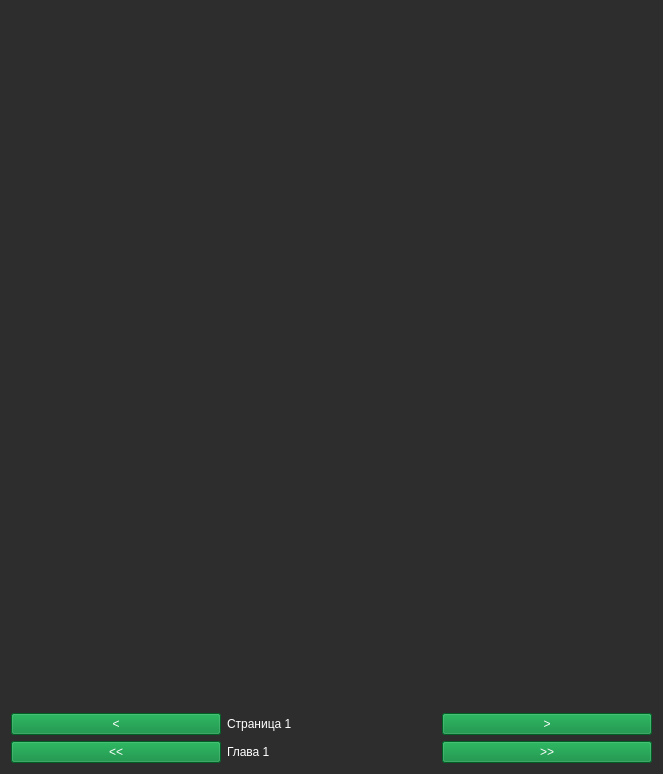
<?xml version="1.0" encoding="UTF-8"?>
<ui version="4.0">
 <class>Dialog</class>
 <widget class="QDialog" name="Dialog">
  <property name="geometry">
   <rect>
    <x>0</x>
    <y>0</y>
    <width>663</width>
    <height>774</height>
   </rect>
  </property>
  <property name="palette">
   <palette>
    <active>
     <colorrole role="WindowText">
      <brush brushstyle="SolidPattern">
       <color alpha="255">
        <red>255</red>
        <green>255</green>
        <blue>255</blue>
       </color>
      </brush>
     </colorrole>
     <colorrole role="Button">
      <brush brushstyle="SolidPattern">
       <color alpha="255">
        <red>45</red>
        <green>45</green>
        <blue>45</blue>
       </color>
      </brush>
     </colorrole>
     <colorrole role="Light">
      <brush brushstyle="SolidPattern">
       <color alpha="255">
        <red>45</red>
        <green>45</green>
        <blue>45</blue>
       </color>
      </brush>
     </colorrole>
     <colorrole role="Midlight">
      <brush brushstyle="SolidPattern">
       <color alpha="255">
        <red>45</red>
        <green>45</green>
        <blue>45</blue>
       </color>
      </brush>
     </colorrole>
     <colorrole role="Dark">
      <brush brushstyle="SolidPattern">
       <color alpha="255">
        <red>45</red>
        <green>45</green>
        <blue>45</blue>
       </color>
      </brush>
     </colorrole>
     <colorrole role="Mid">
      <brush brushstyle="SolidPattern">
       <color alpha="255">
        <red>45</red>
        <green>45</green>
        <blue>45</blue>
       </color>
      </brush>
     </colorrole>
     <colorrole role="Text">
      <brush brushstyle="SolidPattern">
       <color alpha="255">
        <red>255</red>
        <green>255</green>
        <blue>255</blue>
       </color>
      </brush>
     </colorrole>
     <colorrole role="ButtonText">
      <brush brushstyle="SolidPattern">
       <color alpha="255">
        <red>255</red>
        <green>255</green>
        <blue>255</blue>
       </color>
      </brush>
     </colorrole>
     <colorrole role="Base">
      <brush brushstyle="SolidPattern">
       <color alpha="255">
        <red>45</red>
        <green>45</green>
        <blue>45</blue>
       </color>
      </brush>
     </colorrole>
     <colorrole role="Window">
      <brush brushstyle="SolidPattern">
       <color alpha="255">
        <red>45</red>
        <green>45</green>
        <blue>45</blue>
       </color>
      </brush>
     </colorrole>
     <colorrole role="Shadow">
      <brush brushstyle="SolidPattern">
       <color alpha="255">
        <red>45</red>
        <green>45</green>
        <blue>45</blue>
       </color>
      </brush>
     </colorrole>
     <colorrole role="Highlight">
      <brush brushstyle="SolidPattern">
       <color alpha="255">
        <red>0</red>
        <green>133</green>
        <blue>62</blue>
       </color>
      </brush>
     </colorrole>
     <colorrole role="AlternateBase">
      <brush brushstyle="SolidPattern">
       <color alpha="255">
        <red>45</red>
        <green>45</green>
        <blue>45</blue>
       </color>
      </brush>
     </colorrole>
     <colorrole role="ToolTipBase">
      <brush brushstyle="SolidPattern">
       <color alpha="255">
        <red>45</red>
        <green>45</green>
        <blue>45</blue>
       </color>
      </brush>
     </colorrole>
     <colorrole role="ToolTipText">
      <brush brushstyle="SolidPattern">
       <color alpha="255">
        <red>236</red>
        <green>240</green>
        <blue>241</blue>
       </color>
      </brush>
     </colorrole>
    </active>
    <inactive>
     <colorrole role="WindowText">
      <brush brushstyle="SolidPattern">
       <color alpha="255">
        <red>255</red>
        <green>255</green>
        <blue>255</blue>
       </color>
      </brush>
     </colorrole>
     <colorrole role="Button">
      <brush brushstyle="SolidPattern">
       <color alpha="255">
        <red>45</red>
        <green>45</green>
        <blue>45</blue>
       </color>
      </brush>
     </colorrole>
     <colorrole role="Light">
      <brush brushstyle="SolidPattern">
       <color alpha="255">
        <red>45</red>
        <green>45</green>
        <blue>45</blue>
       </color>
      </brush>
     </colorrole>
     <colorrole role="Midlight">
      <brush brushstyle="SolidPattern">
       <color alpha="255">
        <red>45</red>
        <green>45</green>
        <blue>45</blue>
       </color>
      </brush>
     </colorrole>
     <colorrole role="Dark">
      <brush brushstyle="SolidPattern">
       <color alpha="255">
        <red>45</red>
        <green>45</green>
        <blue>45</blue>
       </color>
      </brush>
     </colorrole>
     <colorrole role="Mid">
      <brush brushstyle="SolidPattern">
       <color alpha="255">
        <red>45</red>
        <green>45</green>
        <blue>45</blue>
       </color>
      </brush>
     </colorrole>
     <colorrole role="Text">
      <brush brushstyle="SolidPattern">
       <color alpha="255">
        <red>255</red>
        <green>255</green>
        <blue>255</blue>
       </color>
      </brush>
     </colorrole>
     <colorrole role="ButtonText">
      <brush brushstyle="SolidPattern">
       <color alpha="255">
        <red>255</red>
        <green>255</green>
        <blue>255</blue>
       </color>
      </brush>
     </colorrole>
     <colorrole role="Base">
      <brush brushstyle="SolidPattern">
       <color alpha="255">
        <red>45</red>
        <green>45</green>
        <blue>45</blue>
       </color>
      </brush>
     </colorrole>
     <colorrole role="Window">
      <brush brushstyle="SolidPattern">
       <color alpha="255">
        <red>45</red>
        <green>45</green>
        <blue>45</blue>
       </color>
      </brush>
     </colorrole>
     <colorrole role="Shadow">
      <brush brushstyle="SolidPattern">
       <color alpha="255">
        <red>45</red>
        <green>45</green>
        <blue>45</blue>
       </color>
      </brush>
     </colorrole>
     <colorrole role="Highlight">
      <brush brushstyle="SolidPattern">
       <color alpha="255">
        <red>0</red>
        <green>133</green>
        <blue>62</blue>
       </color>
      </brush>
     </colorrole>
     <colorrole role="AlternateBase">
      <brush brushstyle="SolidPattern">
       <color alpha="255">
        <red>45</red>
        <green>45</green>
        <blue>45</blue>
       </color>
      </brush>
     </colorrole>
     <colorrole role="ToolTipBase">
      <brush brushstyle="SolidPattern">
       <color alpha="255">
        <red>45</red>
        <green>45</green>
        <blue>45</blue>
       </color>
      </brush>
     </colorrole>
     <colorrole role="ToolTipText">
      <brush brushstyle="SolidPattern">
       <color alpha="255">
        <red>236</red>
        <green>240</green>
        <blue>241</blue>
       </color>
      </brush>
     </colorrole>
    </inactive>
    <disabled>
     <colorrole role="WindowText">
      <brush brushstyle="SolidPattern">
       <color alpha="255">
        <red>255</red>
        <green>255</green>
        <blue>255</blue>
       </color>
      </brush>
     </colorrole>
     <colorrole role="Button">
      <brush brushstyle="SolidPattern">
       <color alpha="255">
        <red>45</red>
        <green>45</green>
        <blue>45</blue>
       </color>
      </brush>
     </colorrole>
     <colorrole role="Light">
      <brush brushstyle="SolidPattern">
       <color alpha="255">
        <red>45</red>
        <green>45</green>
        <blue>45</blue>
       </color>
      </brush>
     </colorrole>
     <colorrole role="Midlight">
      <brush brushstyle="SolidPattern">
       <color alpha="255">
        <red>45</red>
        <green>45</green>
        <blue>45</blue>
       </color>
      </brush>
     </colorrole>
     <colorrole role="Dark">
      <brush brushstyle="SolidPattern">
       <color alpha="255">
        <red>45</red>
        <green>45</green>
        <blue>45</blue>
       </color>
      </brush>
     </colorrole>
     <colorrole role="Mid">
      <brush brushstyle="SolidPattern">
       <color alpha="255">
        <red>45</red>
        <green>45</green>
        <blue>45</blue>
       </color>
      </brush>
     </colorrole>
     <colorrole role="Text">
      <brush brushstyle="SolidPattern">
       <color alpha="255">
        <red>255</red>
        <green>255</green>
        <blue>255</blue>
       </color>
      </brush>
     </colorrole>
     <colorrole role="ButtonText">
      <brush brushstyle="SolidPattern">
       <color alpha="255">
        <red>255</red>
        <green>255</green>
        <blue>255</blue>
       </color>
      </brush>
     </colorrole>
     <colorrole role="Base">
      <brush brushstyle="SolidPattern">
       <color alpha="255">
        <red>45</red>
        <green>45</green>
        <blue>45</blue>
       </color>
      </brush>
     </colorrole>
     <colorrole role="Window">
      <brush brushstyle="SolidPattern">
       <color alpha="255">
        <red>45</red>
        <green>45</green>
        <blue>45</blue>
       </color>
      </brush>
     </colorrole>
     <colorrole role="Shadow">
      <brush brushstyle="SolidPattern">
       <color alpha="255">
        <red>45</red>
        <green>45</green>
        <blue>45</blue>
       </color>
      </brush>
     </colorrole>
     <colorrole role="Highlight">
      <brush brushstyle="SolidPattern">
       <color alpha="255">
        <red>0</red>
        <green>120</green>
        <blue>215</blue>
       </color>
      </brush>
     </colorrole>
     <colorrole role="AlternateBase">
      <brush brushstyle="SolidPattern">
       <color alpha="255">
        <red>45</red>
        <green>45</green>
        <blue>45</blue>
       </color>
      </brush>
     </colorrole>
     <colorrole role="ToolTipBase">
      <brush brushstyle="SolidPattern">
       <color alpha="255">
        <red>45</red>
        <green>45</green>
        <blue>45</blue>
       </color>
      </brush>
     </colorrole>
     <colorrole role="ToolTipText">
      <brush brushstyle="SolidPattern">
       <color alpha="255">
        <red>236</red>
        <green>240</green>
        <blue>241</blue>
       </color>
      </brush>
     </colorrole>
    </disabled>
   </palette>
  </property>
  <property name="windowTitle">
   <string>Dialog</string>
  </property>
  <property name="styleSheet">
   <string notr="true">color: rgb(255, 255, 255);
background-color: rgb(45, 45, 45);</string>
  </property>
  <layout class="QGridLayout" name="gridLayout_3">
   <item row="0" column="0">
    <layout class="QGridLayout" name="gridLayout_2">
     <item row="0" column="0">
      <widget class="QLabel" name="label">
       <property name="text">
        <string/>
       </property>
      </widget>
     </item>
     <item row="0" column="1">
      <widget class="QLabel" name="img">
       <property name="text">
        <string/>
       </property>
      </widget>
     </item>
     <item row="0" column="2">
      <widget class="QLabel" name="label_2">
       <property name="text">
        <string/>
       </property>
      </widget>
     </item>
    </layout>
   </item>
   <item row="1" column="0">
    <layout class="QGridLayout" name="gridLayout">
     <item row="0" column="2">
      <widget class="QPushButton" name="next_page">
       <property name="focusPolicy">
        <enum>Qt::NoFocus</enum>
       </property>
       <property name="styleSheet">
        <string notr="true">background-color: rgb(0, 133, 52);</string>
       </property>
       <property name="text">
        <string>&gt;</string>
       </property>
      </widget>
     </item>
     <item row="0" column="0">
      <widget class="QPushButton" name="prev_page">
       <property name="enabled">
        <bool>true</bool>
       </property>
       <property name="focusPolicy">
        <enum>Qt::NoFocus</enum>
       </property>
       <property name="styleSheet">
        <string notr="true">background-color: rgb(0, 133, 52);</string>
       </property>
       <property name="text">
        <string>&lt;</string>
       </property>
      </widget>
     </item>
     <item row="0" column="1">
      <widget class="QLabel" name="lbl_page">
       <property name="text">
        <string>Страница 1</string>
       </property>
      </widget>
     </item>
     <item row="1" column="2">
      <widget class="QPushButton" name="next_chp">
       <property name="focusPolicy">
        <enum>Qt::NoFocus</enum>
       </property>
       <property name="styleSheet">
        <string notr="true">background-color: rgb(0, 133, 52);</string>
       </property>
       <property name="text">
        <string>&gt;&gt;</string>
       </property>
      </widget>
     </item>
     <item row="1" column="0">
      <widget class="QPushButton" name="prev_chp">
       <property name="focusPolicy">
        <enum>Qt::NoFocus</enum>
       </property>
       <property name="styleSheet">
        <string notr="true">background-color: rgb(0, 133, 52);</string>
       </property>
       <property name="text">
        <string>&lt;&lt;</string>
       </property>
      </widget>
     </item>
     <item row="1" column="1">
      <widget class="QLabel" name="lbl_chp">
       <property name="text">
        <string>Глава 1</string>
       </property>
      </widget>
     </item>
    </layout>
   </item>
  </layout>
 </widget>
 <resources/>
 <connections/>
</ui>
